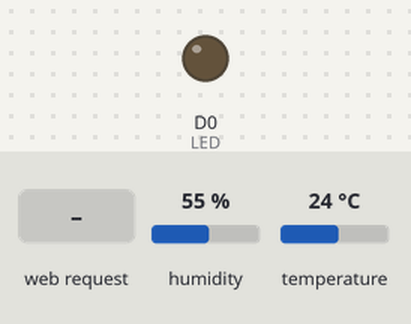
A sketch run on a simulated ESP8266 (NodeMCU). Shown: output pins drawn as LEDs (lit = HIGH). The inputs (shaded band) are chosen by the test bench; at power-on: humidity 55 %, temperature 24 °C. WiFi joins after 1.5 s; servers stay silent unless stated; what the sketch prints to the serial monitor is not drawn.

Above: at 2.7 s.
2.8 s: HTTP request GET /socket1On received
At 4.0 s:
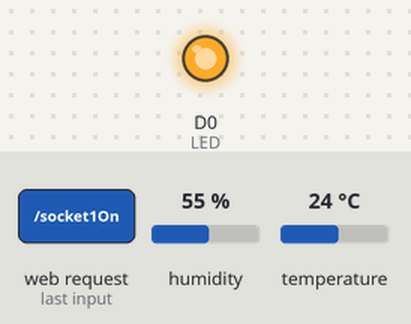
4.3 s: HTTP request GET /socket1Off received
At 5.3 s:
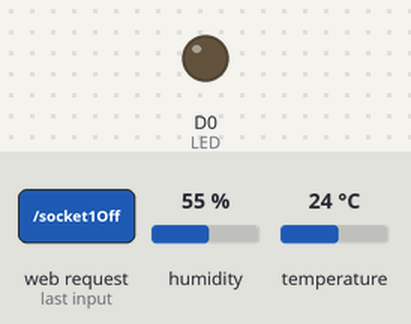
Timing chart, 0 to 7.3 s (numbered marks = the images above; inputs shaded):
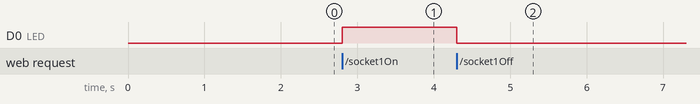

Measured:
- after the input at 2.8 s, D0 (LED): LOW → HIGH at once
- after the input at 4.3 s, D0 (LED): HIGH → LOW at once

The sketch:

prueba11dth.ino
```cpp
#include <ESP8266WebServer.h>
#include <ESP8266WiFi.h>
#include <WiFiClient.h>
#include <ESP8266mDNS.h>

///temperatura//
#include "DHT.h"
#define DHTPIN D2
#define DHTTYPE DHT11
MDNSResponder mdns;

//---------------------------------------------------------------
ESP8266WebServer server(80);
DHT dht(DHTPIN, DHTTYPE);

//-------------------VARIABLES GLOBALES--------------------------
int contconexion = 0;

int LED = 16;
const char *ssid = "MOVISTAR_A4E0";
const char *password = "Yd9jJPHDKP5FEhKUf5t4";

String XML, xmlTemperatura;

unsigned long previousMillis = 0;

//--------CODIGO HTML y JavaScript-------------
String webSite = "<!DOCTYPE html>"
"<html>"
"<head>"
"<meta charset='utf-8' />"
"<title>Web Server</title>"
"<link rel=\"icon\" href=\"imagenes/favicon.ico\">"
"<script type='text/javascript'>"
"function loadDoc(){"
"  var xhttp = new XMLHttpRequest();"
"  xhttp.onreadystatechange = function() {"
"    if (this.readyState == 4 && this.status == 200) {"
"      myFunction(this);"
"    }"
"  };"
"  xhttp.open('GET','xml',true);"
"  xhttp.send();"
"  setTimeout('loadDoc()',500);"
"}"
"function myFunction(xml){"
"  var i;"
"  var xmlDoc = xml.responseXML;"
"  var dato ='';"
"  dato = xmlDoc.getElementsByTagName('TEMPERATURA')[0].childNodes[0].nodeValue;"
"  document.getElementById('temperatura').innerHTML = dato;"
"}"
"</script>"
"<style>"
"  button{"
"   background:#161F27;"
"   color:#fff;"
"   font-size:1.25em;"
"   margin:20px"
"   padding:10px 0px;"
"   text-align:center;"
"   width:150;"
"   high:100;"
"}"
"  h1,a,p{"
"   color:#ffffff;"
"}"
"  body{"
"   background-color:#0066aa;"
"}"
"  #temperatura{"
"   font-weight:bolder;"
"}"
"</style>"
"</head>"
"<body onload='loadDoc()'>"
"<h1>Pagina Web ESP8266</h1>"
"<a>TEMPERATURA = </a>"
"<a id='temperatura'></a>"

"<p><strong>LED</strong> = <a href=\"socket1On\"><button>ON</button></a>&nbsp;<a href=\"socket1Off\"><button>OFF</button></a></p>"
"</body>"
"</html>";

void construirXML(){
  XML="";
  XML+="<TEMPERATURA>";
  XML+=xmlTemperatura;
  XML+="</TEMPERATURA>";
}

void handleWebsite(){
  server.send(200,"text/html",webSite);
}

void handleXML(){

  construirXML();
  server.send(200,"text/xml",XML);
}


//---------------------------SETUP-------------------------------
void setup() {

  // Inicia Serial
  Serial.begin(9600);
  Serial.println("");

  pinMode(LED,OUTPUT);

  // Conexión WIFI
  Serial.print("Conectando con ");
  Serial.println(ssid);
  WiFi.begin(ssid, password);
  while (WiFi.status() != WL_CONNECTED){
    delay(500);
    Serial.print(".");
  }
  Serial.println("");
  Serial.print("Connected to ");
  Serial.println(ssid);
  Serial.print("IP address: ");
  Serial.println(WiFi.localIP());

  if (mdns.begin("esp8266", WiFi.localIP())) {
    Serial.println("MDNS responder started");
  }

  server.on("/",handleWebsite);
  server.on("/xml",handleXML);

  server.on("/", [](){
    server.send(200, "text/html", webSite);
  });
  server.on("/socket1On", [](){
    server.send(200, "text/html", webSite);
    digitalWrite(LED, HIGH);
    delay(1000);
  });
  server.on("/socket1Off", [](){
    server.send(200, "text/html", webSite);
    digitalWrite(LED, LOW);
    delay(1000);
  });
  server.begin();

}

//--------------------------LOOP--------------------------------
void loop() {


    float temp=dht.readTemperature();
    float hum=dht.readHumidity();

    xmlTemperatura = String(temp, 1)+"           ;HUMEDAD="+String(hum, 1); //1 decimal
   // xmlhumedad=String(hum, 1);


  server.handleClient();
}
```
